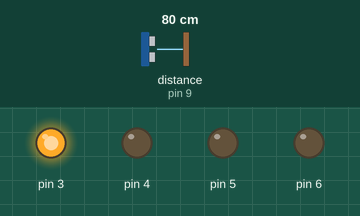
Simulated run of this sketch. Board: Arduino Uno, built with avr-gcc and run on an emulated ATmega328P. On the bench: output pins drawn as LEDs (lit = HIGH). Wiring (inferred from the names in the program): ultrasonic range finder: trigger pin 8; echo pin 9. The test bench sets the inputs (shaded band); at power-on: distance to the obstacle (sensor on pin 9) 80 cm. The echo pulse lasts 58.3 µs per cm; pins used as bus, display or sensor lines are not drawn.

Above: at 1.2 s.
1.3 s: distance to the obstacle (sensor on pin 9) set to 12 cm
2.8 s: distance to the obstacle (sensor on pin 9) set to 9 cm
At 3.4 s:
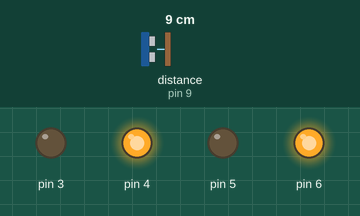
4.3 s: distance to the obstacle (sensor on pin 9) set to 18 cm
At 4.6 s:
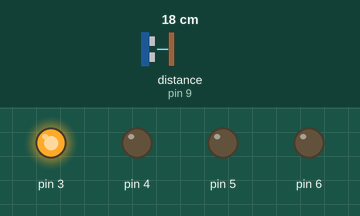
5.8 s: distance to the obstacle (sensor on pin 9) set to 2 cm
At 6.6 s:
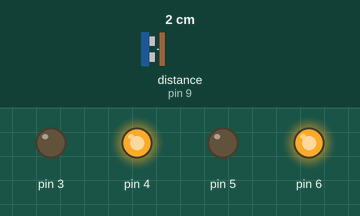
Timing chart, 0 to 8.3 s (numbered marks = the images above; inputs shaded):
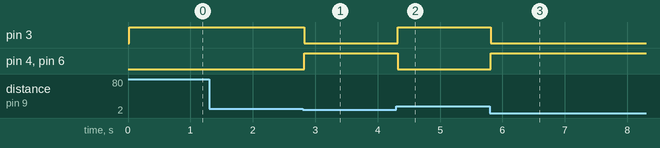

The sketch:

abstacle_avoding_new.ino
```cpp
int trigPin=8;
int echoPin = 9;
int fwdright= 3;
int revright = 4;
int revleft= 5; //REVerse motion of Right motor
int fwdleft = 6;

       //ForWarD motion of Right motor
int c = 0;

void setup() {
  //Serial.begin(9600);
   pinMode(3, OUTPUT);
   pinMode(4, OUTPUT);
   pinMode(5, OUTPUT);
   pinMode(6, OUTPUT);
   pinMode(trigPin, OUTPUT);
  pinMode(echoPin, INPUT);
  // put your setup code here, to run once:

}

void loop() {
  long duration, distance;
  digitalWrite(trigPin,HIGH);
  delayMicroseconds(1000);
  digitalWrite(trigPin, LOW);
  duration=pulseIn(echoPin, HIGH);
  distance =(duration/2)/29.1;
  Serial.print(distance);
  Serial.println("CM");
  delay(10);


  if((distance>10))
 {
  digitalWrite(3,HIGH);                               //       If you dont get proper movements of your robot,
   digitalWrite(4,LOW);                               //        then alter the pin numbers
   digitalWrite(5,LOW);                               //
   digitalWrite(6,LOW);                              //
 }

  else if(distance<10)
 {
   digitalWrite(3,LOW);
   digitalWrite(4,HIGH);
   digitalWrite(5,LOW);                                  //HIGH
   digitalWrite(6,HIGH);

 }

}
```

Measured:
- the behaviour switches between 11 and 10 cm on distance to the obstacle (sensor on pin 9) (found by bisection; images 0 and 1)
- after the input at 1.3 s, every drawn part: stays the same
- after the input at 2.8 s, pin 3: HIGH → LOW at once; pin 4, pin 6: LOW → HIGH at once
- after the input at 4.3 s, pin 3: LOW → HIGH at once; pin 4, pin 6: HIGH → LOW at once
- after the input at 5.8 s, pin 3: HIGH → LOW at once; pin 4, pin 6: LOW → HIGH at once
